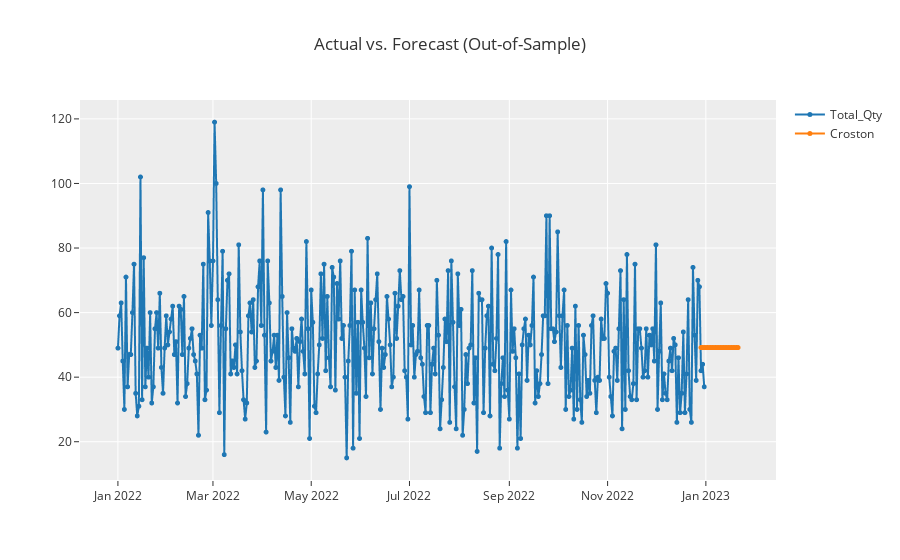

The cell this chart's notebook holds for it:
### Code cell
# analyze model
plot_model(best, plot='forecast', data_kwargs={'fh':24})

### Figure 1 — Plotly figure (JSON) as saved in the notebook; plotly's stock layout.template omitted (floating-point values rounded to 4 significant figures; data arrays with more than 128 entries replaced by an {"elided": "..."} marker saying what was removed)
{"data": [{"line": {"color": "rgb(31, 119, 180)", "width": 2}, "marker": {"color": "rgb(31, 119, 180)", "size": 5}, "mode": "lines+markers", "name": "Total_Qty", "type": "scattergl", "x": {"elided": "386 str values"}, "xaxis": "x", "y": {"elided": "386 int values"}, "yaxis": "y"}, {"line": {"color": "rgb(255, 127, 14)", "width": 2}, "marker": {"color": "rgb(255, 127, 14)", "size": 5}, "mode": "lines+markers", "name": "Croston", "type": "scattergl", "x": {"elided": "386 str values"}, "xaxis": "x", "y": {"elided": "386 float values"}, "yaxis": "y"}], "layout": {"showlegend": true, "title": {"text": "Actual vs. Forecast (Out-of-Sample)"}, "xaxis": {"anchor": "y", "domain": [0, 1]}, "yaxis": {"anchor": "x", "domain": [0, 1]}}}
